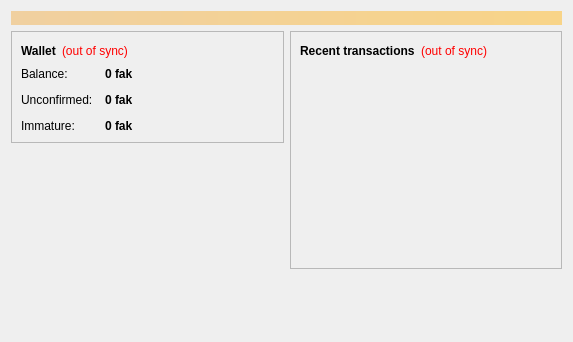
<?xml version="1.0" encoding="UTF-8"?>
<ui version="4.0">
 <class>OverviewPage</class>
 <widget class="QWidget" name="OverviewPage">
  <property name="geometry">
   <rect>
    <x>0</x>
    <y>0</y>
    <width>573</width>
    <height>342</height>
   </rect>
  </property>
  <property name="windowTitle">
   <string>Form</string>
  </property>
  <layout class="QVBoxLayout" name="topLayout">
   <item>
    <widget class="QLabel" name="labelAlerts">
     <property name="visible">
      <bool>false</bool>
     </property>
     <property name="styleSheet">
      <string notr="true">background-color: qlineargradient(x1: 0, y1: 0, x2: 1, y2: 0, stop:0 #F0D0A0, stop:1 #F8D488); color:#000000;</string>
     </property>
     <property name="wordWrap">
      <bool>true</bool>
     </property>
     <property name="margin">
      <number>3</number>
     </property>
    </widget>
   </item>
   <item>
    <layout class="QHBoxLayout" name="horizontalLayout" stretch="1,1">
     <item>
      <layout class="QVBoxLayout" name="verticalLayout_2">
       <item>
        <widget class="QFrame" name="frame">
         <property name="frameShape">
          <enum>QFrame::StyledPanel</enum>
         </property>
         <property name="frameShadow">
          <enum>QFrame::Raised</enum>
         </property>
         <layout class="QVBoxLayout" name="verticalLayout_4">
          <item>
           <layout class="QHBoxLayout" name="horizontalLayout_4">
            <item>
             <widget class="QLabel" name="label_5">
              <property name="font">
               <font>
                <weight>75</weight>
                <bold>true</bold>
               </font>
              </property>
              <property name="text">
               <string>Wallet</string>
              </property>
             </widget>
            </item>
            <item>
             <widget class="QLabel" name="labelWalletStatus">
              <property name="toolTip">
               <string>The displayed information may be out of date. Your wallet automatically synchronizes with the FakeCoin network after a connection is established, but this process has not completed yet.</string>
              </property>
              <property name="styleSheet">
               <string notr="true">QLabel { color: red; }</string>
              </property>
              <property name="text">
               <string notr="true">(out of sync)</string>
              </property>
              <property name="alignment">
               <set>Qt::AlignLeading|Qt::AlignLeft|Qt::AlignVCenter</set>
              </property>
             </widget>
            </item>
            <item>
             <spacer name="horizontalSpacer_2">
              <property name="orientation">
               <enum>Qt::Horizontal</enum>
              </property>
              <property name="sizeHint" stdset="0">
               <size>
                <width>40</width>
                <height>20</height>
               </size>
              </property>
             </spacer>
            </item>
           </layout>
          </item>
          <item>
           <layout class="QFormLayout" name="formLayout_2">
            <property name="fieldGrowthPolicy">
             <enum>QFormLayout::AllNonFixedFieldsGrow</enum>
            </property>
            <property name="horizontalSpacing">
             <number>12</number>
            </property>
            <property name="verticalSpacing">
             <number>12</number>
            </property>
            <item row="0" column="0">
             <widget class="QLabel" name="label">
              <property name="text">
               <string>Balance:</string>
              </property>
             </widget>
            </item>
            <item row="0" column="1">
             <widget class="QLabel" name="labelBalance">
              <property name="font">
               <font>
                <weight>75</weight>
                <bold>true</bold>
               </font>
              </property>
              <property name="cursor">
               <cursorShape>IBeamCursor</cursorShape>
              </property>
              <property name="toolTip">
               <string>Your current balance</string>
              </property>
              <property name="text">
               <string notr="true">0 fak</string>
              </property>
              <property name="textInteractionFlags">
               <set>Qt::LinksAccessibleByMouse|Qt::TextSelectableByKeyboard|Qt::TextSelectableByMouse</set>
              </property>
             </widget>
            </item>
            <item row="1" column="0">
             <widget class="QLabel" name="label_3">
              <property name="text">
               <string>Unconfirmed:</string>
              </property>
             </widget>
            </item>
            <item row="1" column="1">
             <widget class="QLabel" name="labelUnconfirmed">
              <property name="font">
               <font>
                <weight>75</weight>
                <bold>true</bold>
               </font>
              </property>
              <property name="cursor">
               <cursorShape>IBeamCursor</cursorShape>
              </property>
              <property name="toolTip">
               <string>Total of transactions that have yet to be confirmed, and do not yet count toward the current balance</string>
              </property>
              <property name="text">
               <string notr="true">0 fak</string>
              </property>
              <property name="textInteractionFlags">
               <set>Qt::LinksAccessibleByMouse|Qt::TextSelectableByKeyboard|Qt::TextSelectableByMouse</set>
              </property>
             </widget>
            </item>
            <item row="2" column="0">
             <widget class="QLabel" name="labelImmatureText">
              <property name="text">
               <string>Immature:</string>
              </property>
             </widget>
            </item>
            <item row="2" column="1">
             <widget class="QLabel" name="labelImmature">
              <property name="font">
               <font>
                <weight>75</weight>
                <bold>true</bold>
               </font>
              </property>
              <property name="toolTip">
               <string>Mined balance that has not yet matured</string>
              </property>
              <property name="text">
               <string notr="true">0 fak</string>
              </property>
              <property name="textInteractionFlags">
               <set>Qt::LinksAccessibleByMouse|Qt::TextSelectableByKeyboard|Qt::TextSelectableByMouse</set>
              </property>
             </widget>
            </item>
           </layout>
          </item>
         </layout>
        </widget>
       </item>
       <item>
        <spacer name="verticalSpacer">
         <property name="orientation">
          <enum>Qt::Vertical</enum>
         </property>
         <property name="sizeHint" stdset="0">
          <size>
           <width>20</width>
           <height>40</height>
          </size>
         </property>
        </spacer>
       </item>
      </layout>
     </item>
     <item>
      <layout class="QVBoxLayout" name="verticalLayout_3">
       <item>
        <widget class="QFrame" name="frame_2">
         <property name="frameShape">
          <enum>QFrame::StyledPanel</enum>
         </property>
         <property name="frameShadow">
          <enum>QFrame::Raised</enum>
         </property>
         <layout class="QVBoxLayout" name="verticalLayout">
          <item>
           <layout class="QHBoxLayout" name="horizontalLayout_2">
            <item>
             <widget class="QLabel" name="label_4">
              <property name="text">
               <string>&lt;b&gt;Recent transactions&lt;/b&gt;</string>
              </property>
             </widget>
            </item>
            <item>
             <widget class="QLabel" name="labelTransactionsStatus">
              <property name="toolTip">
               <string>The displayed information may be out of date. Your wallet automatically synchronizes with the FakeCoin network after a connection is established, but this process has not completed yet.</string>
              </property>
              <property name="styleSheet">
               <string notr="true">QLabel { color: red; }</string>
              </property>
              <property name="text">
               <string notr="true">(out of sync)</string>
              </property>
              <property name="alignment">
               <set>Qt::AlignRight|Qt::AlignTrailing|Qt::AlignVCenter</set>
              </property>
             </widget>
            </item>
            <item>
             <spacer name="horizontalSpacer">
              <property name="orientation">
               <enum>Qt::Horizontal</enum>
              </property>
              <property name="sizeHint" stdset="0">
               <size>
                <width>40</width>
                <height>20</height>
               </size>
              </property>
             </spacer>
            </item>
           </layout>
          </item>
          <item>
           <widget class="QListView" name="listTransactions">
            <property name="styleSheet">
             <string notr="true">QListView { background: transparent; }</string>
            </property>
            <property name="frameShape">
             <enum>QFrame::NoFrame</enum>
            </property>
            <property name="verticalScrollBarPolicy">
             <enum>Qt::ScrollBarAlwaysOff</enum>
            </property>
            <property name="horizontalScrollBarPolicy">
             <enum>Qt::ScrollBarAlwaysOff</enum>
            </property>
            <property name="selectionMode">
             <enum>QAbstractItemView::NoSelection</enum>
            </property>
           </widget>
          </item>
         </layout>
        </widget>
       </item>
       <item>
        <spacer name="verticalSpacer_2">
         <property name="orientation">
          <enum>Qt::Vertical</enum>
         </property>
         <property name="sizeHint" stdset="0">
          <size>
           <width>20</width>
           <height>40</height>
          </size>
         </property>
        </spacer>
       </item>
      </layout>
     </item>
    </layout>
   </item>
  </layout>
 </widget>
 <resources/>
 <connections/>
</ui>
